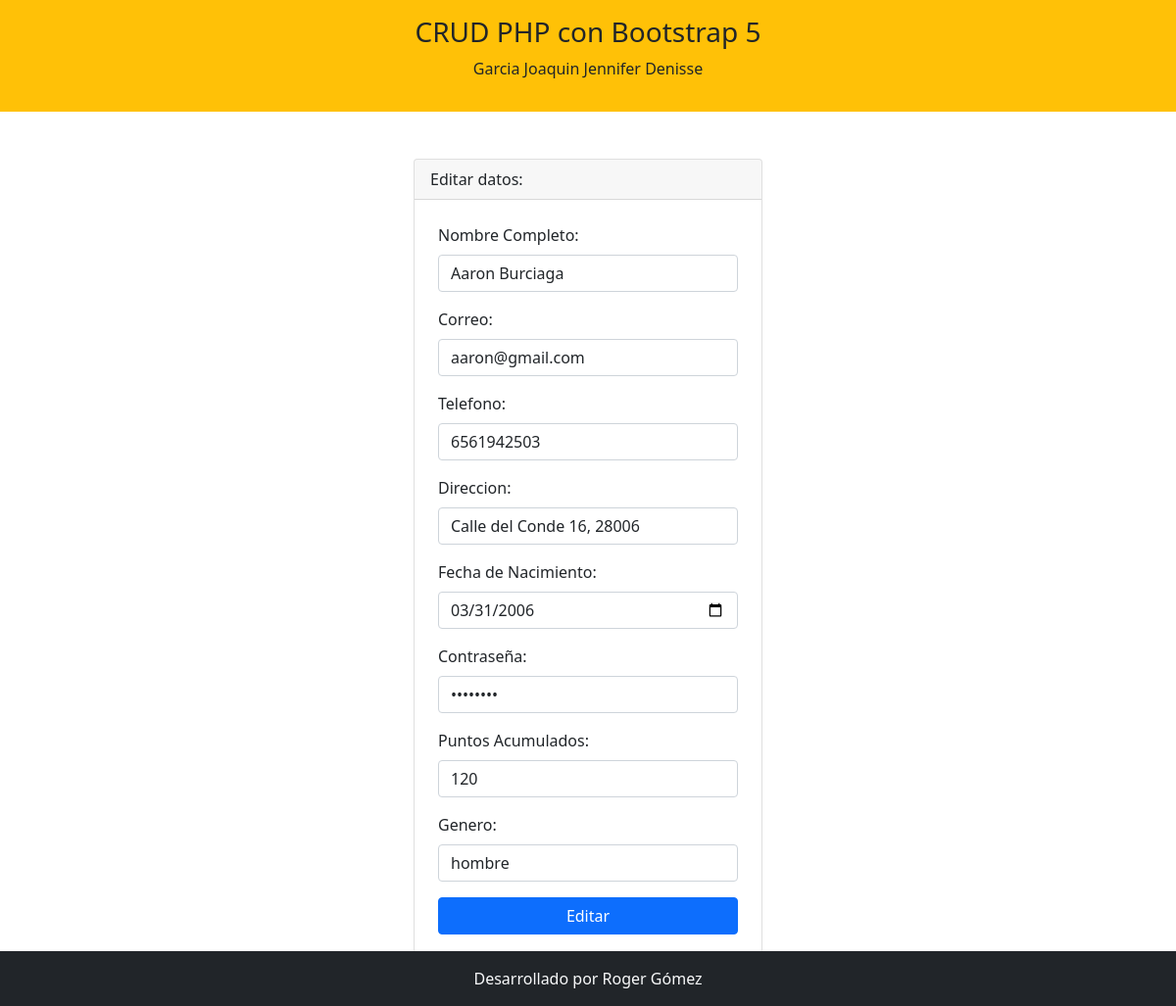
The app's page /editar.php?id_cliente=1 with its own data.
### tables this page shows
CREATE TABLE `tbl_cliente` (
  `id_cliente` int(11) NOT NULL,
  `nombre_completo` varchar(255) NOT NULL,
  `correo` varchar(255) NOT NULL,
  `telefono` varchar(255) NOT NULL,
  `direccion` varchar(255) NOT NULL,
  `fecha_nacimiento` date NOT NULL,
  `contrasena` varchar(255) NOT NULL,
  `puntos_acumulados` int(255) NOT NULL,
  `genero` varchar(255) NOT NULL
);

### editar.php (the view, shortened to what this page needs)
<?php include 'template/header.php' ?>
<?php
    include_once 'model/conexion.php';
    $id_cliente = $_GET['id_cliente'];
    $sentencia = $bd->prepare("SELECT * FROM tbl_cliente WHERE id_cliente = ?;");
    $sentencia->execute([$id_cliente]);
    $cliente = $sentencia->fetch(PDO::FETCH_OBJ);
?>
<div class="container mt-5 mb-5">
    <div class="row justify-content-center">
        <div class="col-md-4">
            <div class="card">
                <div class="card-header">
                    Editar datos:
                </div>
                <form class="p-4" method="POST" action="editarProceso.php">
                    <div class="mb-3">
                        <label class="form-label">Nombre Completo: </label>
                        <input type="text" class="form-control" name="nombre_completo" required
                        value="<?php echo $cliente->nombre_completo; ?>">
                    </div>
                    <div class="mb-3">
                        <label class="form-label">Correo: </label>
                        <input type="text" class="form-control" name="correo" autofocus required
                        value="<?php echo $cliente->correo; ?>">
                    </div>
                    <div class="mb-3">
                        <label class="form-label">Telefono: </label>
                        <input type="text" class="form-control" name="telefono" autofocus required
                        value="<?php echo $cliente->telefono; ?>">
                    </div>
                    <div class="mb-3">
                        <label class="form-label">Direccion: </label>
                        <input type="text" class="form-control" name="direccion" autofocus required
                        value="<?php echo $cliente->direccion; ?>">
                    </div>
                    <div class="mb-3">
                        <label class="form-label">Fecha de Nacimiento: </label>
                        <input type="date" class="form-control" name="fecha_nacimiento" autofocus required
                        value="<?php echo $cliente->fecha_nacimiento; ?>">
                    </div>
                    <div class="mb-3">
                        <label class="form-label">Contraseña: </label>
                        <input type="password" class="form-control" name="contrasena" autofocus required
                        value="<?php echo $cliente->contrasena; ?>">
                    </div>
                    <div class="mb-3">
                        <label class="form-label">Puntos Acumulados: </label>
                        <input type="text" class="form-control" name="puntos_acumulados" autofocus required
                        value="<?php echo $cliente->puntos_acumulados; ?>">
                    </div>
                    <div class="mb-3">
                        <label class="form-label">Genero: </label>
                        <input type="text" class="form-control" name="genero" autofocus required
                        value="<?php echo $cliente->genero; ?>">
                    </div>
                    <div class="d-grid">
                        <input type="submit" class="btn btn-primary" value="Editar">
                    </div>
                </form>
            </div>
        </div>
    </div>
</div>
<?php include 'template/footer.php' ?>

### records on screen
tbl_cliente: nombre_completo "Aaron Burciaga", correo "aaron@gmail.com", telefono "6561942503", direccion "Calle del Conde 16, 28006", fecha_nacimiento "03/31/2006", puntos_acumulados "120", genero "hombre"
